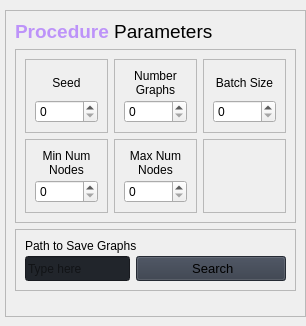
                               <widget class="QWidget" name="scrollAreaWidgetContents_3">
                                <property name="geometry">
                                 <rect>
                                  <x>0</x>
                                  <y>0</y>
                                  <width>306</width>
                                  <height>326</height>
                                 </rect>
                                </property>
                                <layout class="QVBoxLayout" name="verticalLayout_39">
                                 <property name="spacing">
                                  <number>11</number>
                                 </property>
                                 <property name="leftMargin">
                                  <number>5</number>
                                 </property>
                                 <property name="topMargin">
                                  <number>10</number>
                                 </property>
                                 <property name="rightMargin">
                                  <number>0</number>
                                 </property>
                                 <property name="bottomMargin">
                                  <number>9</number>
                                 </property>
                                 <item>
                                  <widget class="QFrame" name="conf_gr_row_1">
                                   <property name="frameShape">
                                    <enum>QFrame::StyledPanel</enum>
                                   </property>
                                   <property name="frameShadow">
                                    <enum>QFrame::Raised</enum>
                                   </property>
                                   <layout class="QVBoxLayout" name="verticalLayout_19">
                                    <item>
                                     <widget class="QLabel" name="label_row_1_gr">
                                      <property name="maximumSize">
                                       <size>
                                        <width>16777215</width>
                                        <height>25</height>
                                       </size>
                                      </property>
                                      <property name="text">
                                       <string>&lt;html&gt;&lt;head/&gt;&lt;body&gt;&lt;p&gt;&lt;span style=&quot; font-size:14pt; font-weight:700; color:#bd93f9;&quot;&gt;Procedure &lt;/span&gt;&lt;span style=&quot; font-size:14pt;&quot;&gt;Parameters&lt;/span&gt;&lt;/p&gt;&lt;/body&gt;&lt;/html&gt;</string>
                                      </property>
                                     </widget>
                                    </item>
                                    <item>
                                     <widget class="QFrame" name="frame_24">
                                      <property name="frameShape">
                                       <enum>QFrame::StyledPanel</enum>
                                      </property>
                                      <property name="frameShadow">
                                       <enum>QFrame::Raised</enum>
                                      </property>
                                      <layout class="QGridLayout" name="gridLayout">
                                       <item row="0" column="0">
                                        <widget class="QFrame" name="frame_27">
                                         <property name="frameShape">
                                          <enum>QFrame::StyledPanel</enum>
                                         </property>
                                         <property name="frameShadow">
                                          <enum>QFrame::Raised</enum>
                                         </property>
                                         <layout class="QVBoxLayout" name="verticalLayout_41">
                                          <property name="spacing">
                                           <number>3</number>
                                          </property>
                                          <item>
                                           <widget class="QLabel" name="label_seed_gr">
                                            <property name="maximumSize">
                                             <size>
                                              <width>16777215</width>
                                              <height>32</height>
                                             </size>
                                            </property>
                                            <property name="text">
                                             <string>&lt;html&gt;&lt;head/&gt;&lt;body&gt;&lt;p align=&quot;center&quot;&gt;Seed&lt;/p&gt;&lt;/body&gt;&lt;/html&gt;</string>
                                            </property>
                                           </widget>
                                          </item>
                                          <item>
                                           <widget class="QSpinBox" name="spin_seed_gr"/>
                                          </item>
                                         </layout>
                                        </widget>
                                       </item>
                                       <item row="0" column="1">
                                        <widget class="QFrame" name="frame_30">
                                         <property name="frameShape">
                                          <enum>QFrame::StyledPanel</enum>
                                         </property>
                                         <property name="frameShadow">
                                          <enum>QFrame::Raised</enum>
                                         </property>
                                         <layout class="QVBoxLayout" name="verticalLayout_44">
                                          <property name="spacing">
                                           <number>3</number>
                                          </property>
                                          <item>
                                           <widget class="QLabel" name="label_num_graphs_gr">
                                            <property name="maximumSize">
                                             <size>
                                              <width>16777215</width>
                                              <height>32</height>
                                             </size>
                                            </property>
                                            <property name="text">
                                             <string>&lt;html&gt;&lt;head/&gt;&lt;body&gt;&lt;p align=&quot;center&quot;&gt;Number&lt;br/&gt;Graphs&lt;/p&gt;&lt;/body&gt;&lt;/html&gt;</string>
                                            </property>
                                           </widget>
                                          </item>
                                          <item>
                                           <widget class="QSpinBox" name="spin_num_graphs_gr"/>
                                          </item>
                                         </layout>
                                        </widget>
                                       </item>
                                       <item row="0" column="2">
                                        <widget class="QFrame" name="frame_35">
                                         <property name="frameShape">
                                          <enum>QFrame::StyledPanel</enum>
                                         </property>
                                         <property name="frameShadow">
                                          <enum>QFrame::Raised</enum>
                                         </property>
                                         <layout class="QVBoxLayout" name="verticalLayout_47">
                                          <property name="spacing">
                                           <number>3</number>
                                          </property>
                                          <item>
                                           <widget class="QLabel" name="label_batch_size_gr">
                                            <property name="maximumSize">
                                             <size>
                                              <width>16777215</width>
                                              <height>32</height>
                                             </size>
                                            </property>
                                            <property name="text">
                                             <string>&lt;html&gt;&lt;head/&gt;&lt;body&gt;&lt;p align=&quot;center&quot;&gt;Batch Size&lt;/p&gt;&lt;/body&gt;&lt;/html&gt;</string>
                                            </property>
                                           </widget>
                                          </item>
                                          <item>
                                           <widget class="QSpinBox" name="spin_batch_size_gr"/>
                                          </item>
                                         </layout>
                                        </widget>
                                       </item>
                                       <item row="1" column="0">
                                        <widget class="QFrame" name="frame_28">
                                         <property name="frameShape">
                                          <enum>QFrame::StyledPanel</enum>
                                         </property>
                                         <property name="frameShadow">
                                          <enum>QFrame::Raised</enum>
                                         </property>
                                         <layout class="QVBoxLayout" name="verticalLayout_45">
                                          <property name="spacing">
                                           <number>3</number>
                                          </property>
                                          <item>
                                           <widget class="QLabel" name="label_min_num_nodes_gr">
                                            <property name="maximumSize">
                                             <size>
                                              <width>16777215</width>
                                              <height>32</height>
                                             </size>
                                            </property>
                                            <property name="text">
                                             <string>&lt;html&gt;&lt;head/&gt;&lt;body&gt;&lt;p align=&quot;center&quot;&gt;Min Num&lt;br/&gt;Nodes&lt;/p&gt;&lt;/body&gt;&lt;/html&gt;</string>
                                            </property>
                                           </widget>
                                          </item>
                                          <item>
                                           <widget class="QSpinBox" name="spin_min_num_nodes_gr"/>
                                          </item>
                                         </layout>
                                        </widget>
                                       </item>
                                       <item row="1" column="1">
                                        <widget class="QFrame" name="frame_29">
                                         <property name="frameShape">
                                          <enum>QFrame::StyledPanel</enum>
                                         </property>
                                         <property name="frameShadow">
                                          <enum>QFrame::Raised</enum>
                                         </property>
                                         <layout class="QVBoxLayout" name="verticalLayout_46">
                                          <property name="spacing">
                                           <number>3</number>
                                          </property>
                                          <item>
                                           <widget class="QLabel" name="label_max_num_nodes_gr">
                                            <property name="maximumSize">
                                             <size>
                                              <width>16777215</width>
                                              <height>32</height>
                                             </size>
                                            </property>
                                            <property name="text">
                                             <string>&lt;html&gt;&lt;head/&gt;&lt;body&gt;&lt;p align=&quot;center&quot;&gt;Max Num&lt;br/&gt;Nodes&lt;/p&gt;&lt;/body&gt;&lt;/html&gt;</string>
                                            </property>
                                           </widget>
                                          </item>
                                          <item>
                                           <widget class="QSpinBox" name="spin_max_num_nodes_gr"/>
                                          </item>
                                         </layout>
                                        </widget>
                                       </item>
                                       <item row="1" column="2">
                                        <widget class="QFrame" name="frame_4">
                                         <property name="frameShape">
                                          <enum>QFrame::StyledPanel</enum>
                                         </property>
                                         <property name="frameShadow">
                                          <enum>QFrame::Raised</enum>
                                         </property>
                                        </widget>
                                       </item>
                                      </layout>
                                     </widget>
                                    </item>
                                    <item>
                                     <widget class="QFrame" name="frame_69">
                                      <property name="minimumSize">
                                       <size>
                                        <width>0</width>
                                        <height>0</height>
                                       </size>
                                      </property>
                                      <property name="frameShape">
                                       <enum>QFrame::StyledPanel</enum>
                                      </property>
                                      <property name="frameShadow">
                                       <enum>QFrame::Raised</enum>
                                      </property>
                                      <layout class="QGridLayout" name="gridLayout_13">
                                       <property name="verticalSpacing">
                                        <number>3</number>
                                       </property>
                                       <item row="1" column="0">
                                        <widget class="QLineEdit" name="line_save_loc_gr">
                                         <property name="minimumSize">
                                          <size>
                                           <width>0</width>
                                           <height>25</height>
                                          </size>
                                         </property>
                                         <property name="styleSheet">
                                          <string notr="true">background-color: rgb(33, 37, 43);</string>
                                         </property>
                                         <property name="text">
                                          <string/>
                                         </property>
                                         <property name="placeholderText">
                                          <string>Type here</string>
                                         </property>
                                        </widget>
                                       </item>
                                       <item row="0" column="0" colspan="2">
                                        <widget class="QLabel" name="label_save_loc_gr">
                                         <property name="text">
                                          <string>Path to Save Graphs</string>
                                         </property>
                                        </widget>
                                       </item>
                                       <item row="1" column="1">
                                        <widget class="QPushButton" name="btn_save_loc_gr">
                                         <property name="minimumSize">
                                          <size>
                                           <width>150</width>
                                           <height>25</height>
                                          </size>
                                         </property>
                                         <property name="font">
                                          <font>
                                           <family>Segoe UI</family>
                                           <pointsize>10</pointsize>
                                           <italic>false</italic>
                                           <bold>false</bold>
                                          </font>
                                         </property>
                                         <property name="cursor">
                                          <cursorShape>PointingHandCursor</cursorShape>
                                         </property>
                                         <property name="styleSheet">
                                          <string notr="true">background-color: rgb(52, 59, 72);</string>
                                         </property>
                                         <property name="text">
                                          <string> Search</string>
                                         </property>
                                         <property name="icon">
                                          <iconset resource="resources.qrc">
                                           <normaloff>:/icons/images/icons/cil-folder-open.png</normaloff>:/icons/images/icons/cil-folder-open.png</iconset>
                                         </property>
                                         <property name="iconSize">
                                          <size>
                                           <width>14</width>
                                           <height>14</height>
                                          </size>
                                         </property>
                                        </widget>
                                       </item>
                                      </layout>
                                     </widget>
                                    </item>
                                    <item>
                                     <spacer name="verticalSpacer">
                                      <property name="orientation">
                                       <enum>Qt::Vertical</enum>
                                      </property>
                                      <property name="sizeHint" stdset="0">
                                       <size>
                                        <width>20</width>
                                        <height>40</height>
                                       </size>
                                      </property>
                                     </spacer>
                                    </item>
                                   </layout>
                                  </widget>
                                 </item>
                                </layout>
                               </widget>
